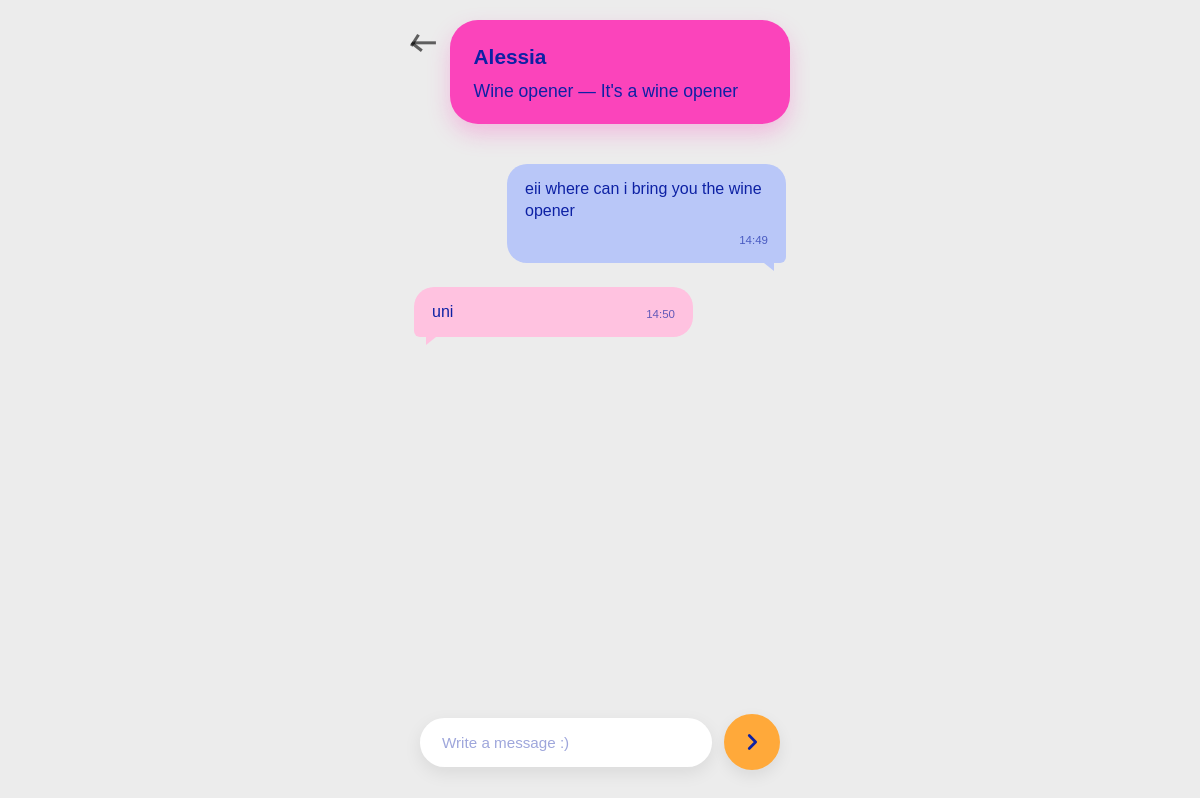
/chat/2 (signed in), run on the app's committed database.
### tables this page shows
CREATE TABLE users (
                id INTEGER PRIMARY KEY AUTOINCREMENT,
                username TEXT UNIQUE NOT NULL,
                email TEXT UNIQUE,
                password TEXT NOT NULL,
                location TEXT,
                categories TEXT
            , photo TEXT, latitude REAL, longitude REAL, onboarding_seen INTEGER DEFAULT 0);

CREATE TABLE items (
            id INTEGER PRIMARY KEY AUTOINCREMENT,
            name TEXT NOT NULL,
            description TEXT,
            owner_id INTEGER NOT NULL,
            status TEXT DEFAULT 'available',
            keywords TEXT, category TEXT, photo TEXT,
            FOREIGN KEY (owner_id) REFERENCES "users_old" (id)
        );

CREATE TABLE messages (
            id INTEGER PRIMARY KEY AUTOINCREMENT,
            request_id INTEGER NOT NULL,
            sender_id INTEGER NOT NULL,
            content TEXT NOT NULL,
            created_at TIMESTAMP DEFAULT CURRENT_TIMESTAMP, message_type TEXT DEFAULT 'text', resolved INTEGER DEFAULT 0, is_read INTEGER DEFAULT 0,
            FOREIGN KEY (request_id) REFERENCES requests (id),
            FOREIGN KEY (sender_id) REFERENCES "users_old" (id)
        );

### app.py (the view)
@app.route('/chat/<int:request_id>')
def chat(request_id):
    if 'user_id' not in session:
        return redirect(url_for('login'))
    conn = get_db_connection()
    cursor = conn.cursor()
    cursor.execute('''
        SELECT r.*, i.name as item_name, i.photo as item_photo, i.description as item_description, i.owner_id,
               (SELECT username FROM users WHERE id = i.owner_id) as requester_name,
               (SELECT username FROM users WHERE id = r.borrower_id) as borrower_name
        FROM requests r
        JOIN items i ON r.item_id = i.id
        WHERE r.id = ?
    ''', (request_id,))
    request_data = cursor.fetchone()
    if not request_data or (request_data['owner_id'] != session['user_id'] and
                           request_data['borrower_id'] != session['user_id']):
        conn.close()
        return "Unauthorized", 403
    is_owner = request_data['owner_id'] == session['user_id']
    if is_owner:
        chat_partner = request_data['borrower_name']
    else:
        chat_partner = request_data['requester_name']
    cursor.execute('''
        SELECT m.*, u.username as sender_name
        FROM messages m
        JOIN users u ON m.sender_id = u.id
        WHERE m.request_id = ?
        ORDER BY m.created_at ASC
    ''', (request_id,))
    messages = []
    for row in cursor.fetchall():
        msg = dict(row)
        msg['created_at'] = format_message_time(row['created_at'])
        messages.append(msg)
    conn.close()
    return render_template('chat.html',
                         chat_request=request_data,
                         chat_partner=chat_partner,
                         messages=messages,
                         request_id=request_id,
                         is_owner=is_owner)

### app.py (called while the page is built)
@app.url_defaults
def add_static_file_version(endpoint, values):
    if endpoint != 'static' or 'filename' not in values:
        return
    filepath = os.path.join(app.static_folder, values['filename'])
    if os.path.exists(filepath):
        values['v'] = int(os.path.getmtime(filepath))

def get_db_connection():
    conn = sqlite3.connect(DATABASE)
    conn.row_factory = sqlite3.Row
    conn.create_function('distance_km', 4, haversine_km)
    return conn

@app.context_processor
def inject_current_user_photo():
    if 'user_id' not in session:
        return {'current_user_photo': None}
    conn = get_db_connection()
    cursor = conn.cursor()
    cursor.execute('SELECT photo FROM users WHERE id = ?', (session['user_id'],))
    row = cursor.fetchone()
    conn.close()
    return {'current_user_photo': row['photo'] if row else None}

@app.context_processor
def inject_unread_messages():
    if 'user_id' not in session:
        return {'has_unread_messages': False}
    conn = get_db_connection()
    cursor = conn.cursor()
    cursor.execute('''
        SELECT 1
        FROM messages m
        JOIN requests r ON m.request_id = r.id
        JOIN items i ON r.item_id = i.id
        WHERE (i.owner_id = ? OR r.borrower_id = ?)
          AND m.sender_id != ?
          AND m.is_read = 0
        LIMIT 1
    ''', (session['user_id'], session['user_id'], session['user_id']))
    row = cursor.fetchone()
    conn.close()
    return {'has_unread_messages': row is not None}

def format_message_time(value):
    if not value:
        return ''
    try:
        ts = datetime.strptime(value, '%Y-%m-%d %H:%M:%S')
    except (TypeError, ValueError):
        return value
    return ts.strftime('%H:%M')

### templates/chat.html (shortened to what this page needs)
<!DOCTYPE html>
<html lang="en">
<head>
    <link rel="stylesheet" href="{{ url_for('static', filename='style.css') }}">
</head>
<body class="chat-page">
    <div class="container">
        <header class="chat-header">
            <a href="{{ url_for('chat_index') }}" class="chat-back" aria-label="Back"><span class="icon icon-back" aria-hidden="true"></span></a>
            <section class="chat-card-summary">
                <div class="chat-summary-name">{{ chat_partner }}</div>
                <p class="chat-summary-text">{{ chat_request.item_name }}{% if chat_request.item_description %} &mdash; {{ chat_request.item_description }}{% endif %}</p>
            </section>
        </header>
        <main>
            <div class="chat-messages">
                {% if messages %}
                    {% for msg in messages %}
                    {% if msg.message_type and msg.message_type != 'text' %}
                    <div class="message system-message system-{{ msg.message_type }}">
                        <div class="message-body">
                            <p class="message-content">{{ msg.content }}</p>
                            {% if msg.message_type == 'return_request' and is_owner and not msg.resolved and chat_request.return_status == 'pending_confirmation' %}
                            <div class="return-confirm-actions">
                                <form method="POST" action="{{ url_for('confirm_return', request_id=request_id) }}">
                                    <input type="hidden" name="action" value="yes">
                                    <button type="submit" class="chat-respond-btn yes">Yes</button>
                                </form>
                                <form method="POST" action="{{ url_for('confirm_return', request_id=request_id) }}">
                                    <input type="hidden" name="action" value="no">
                                    <button type="submit" class="chat-respond-btn no">No</button>
                                </form>
                            </div>
                            {% endif %}
                            <span class="timestamp">{{ msg.created_at }}</span>
                        </div>
                    </div>
                    {% else %}
                    <div class="message {% if msg.sender_id == session['user_id'] %}own{% else %}other{% endif %}">
                        <div class="message-body">
                            <p class="message-content">{{ msg.content }}</p>
                            <span class="timestamp">{{ msg.created_at }}</span>
                        </div>
                    </div>
                    {% endif %}
                    {% endfor %}
                {% else %}
                    <p class="no-messages">No messages yet. Start the conversation!</p>
                {% endif %}
            </div>
            {% if chat_request.status == 'accepted' %}
            <form method="POST" action="{{ url_for('send_message', request_id=request_id) }}" class="chat-form">
                <input type="text" name="message" placeholder="Write a message :)" required>
                <button type="submit" class="chat-send-btn" aria-label="Send message">
                    <svg class="chat-send-icon" viewBox="0 0 24 24" aria-hidden="true" xmlns="http://www.w3.org/2000/svg">
                        <polyline points="9 5 16 12 9 19" />
                    </svg>
                </button>
            </form>
            {% elif chat_request.status == 'pending' %}
                {% if not is_owner %}
                <p class="chat-status-note">Waiting for the owner to accept your request&hellip;</p>
                {% endif %}
            {% elif chat_request.status == 'declined' %}
            <p class="chat-status-note">This request was declined.</p>
            {% endif %}
        </main>
    </div>
</body>
</html>

### data on the page
users: username "Alessia"
items: item_name "Wine opener", item_description "It's a wine opener"
messages: content "eii where can i bring you the wine opener", created_at "14:49"
messages: content "uni", created_at "14:50"
